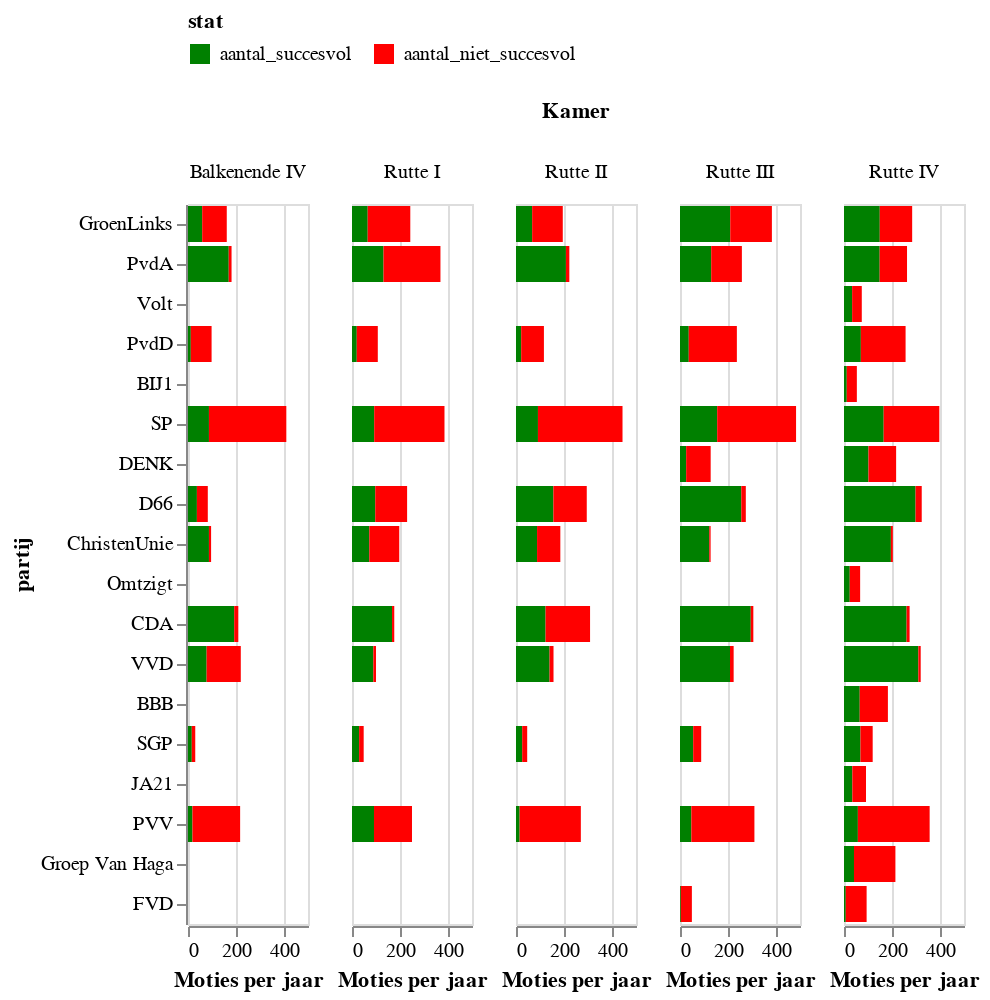

The notebook cell saved with this chart:
### Markdown cell above
In bovenstaande grafiek zijn de partijen op elkaar gestapeld. Het aantal moties per jaar is sterk gestegen.

### Code cell
#| echo: false
chart = alt.Chart(stats[stats['partij'].isin(parameters.parties)]).mark_bar().encode(
    column='Kamer',
    x='value:Q',
    
    y=alt.Y('partij:N', sort=list(parameters.parties)),
    color=alt.Color('stat',
                scale=alt.Scale(
        domain=['aantal_succesvol','aantal_niet_succesvol'],
        range=['green', 'red']),
        legend=alt.Legend(orient="top"))
).properties(width=60).transform_filter(alt.FieldOneOfPredicate(field='stat', oneOf=['aantal_succesvol','aantal_niet_succesvol']))
chart.encoding.x.title = 'Moties per jaar'
chart

### Figure 1 — Vega-Lite specification as saved in the notebook (floating-point values rounded to 4 significant figures; data arrays with more than 128 entries replaced by an {"elided": "..."} marker saying what was removed)
{"config": {"view": {"continuousWidth": 300, "continuousHeight": 300}}, "data": {"name": "data-a5a973050ee5ed025bc4fc41b21255a7"}, "mark": {"type": "bar"}, "encoding": {"color": {"field": "stat", "legend": {"orient": "top"}, "scale": {"domain": ["aantal_succesvol", "aantal_niet_succesvol"], "range": ["green", "red"]}, "type": "nominal"}, "column": {"field": "Kamer", "type": "nominal"}, "x": {"field": "value", "title": "Moties per jaar", "type": "quantitative"}, "y": {"field": "partij", "sort": ["GroenLinks", "PvdA", "Volt", "PvdD", "BIJ1", "SP", "DENK", "D66", "ChristenUnie", "Omtzigt", "CDA", "VVD", "BBB", "SGP", "JA21", "PVV", "Groep Van Haga", "FVD"], "type": "nominal"}}, "transform": [{"filter": {"field": "stat", "oneOf": ["aantal_succesvol", "aantal_niet_succesvol"]}}], "width": 60, "$schema": "https://vega.github.io/schema/vega-lite/v5.8.0.json", "datasets": {"data-a5a973050ee5ed025bc4fc41b21255a7": {"elided": "420 records"}}}
